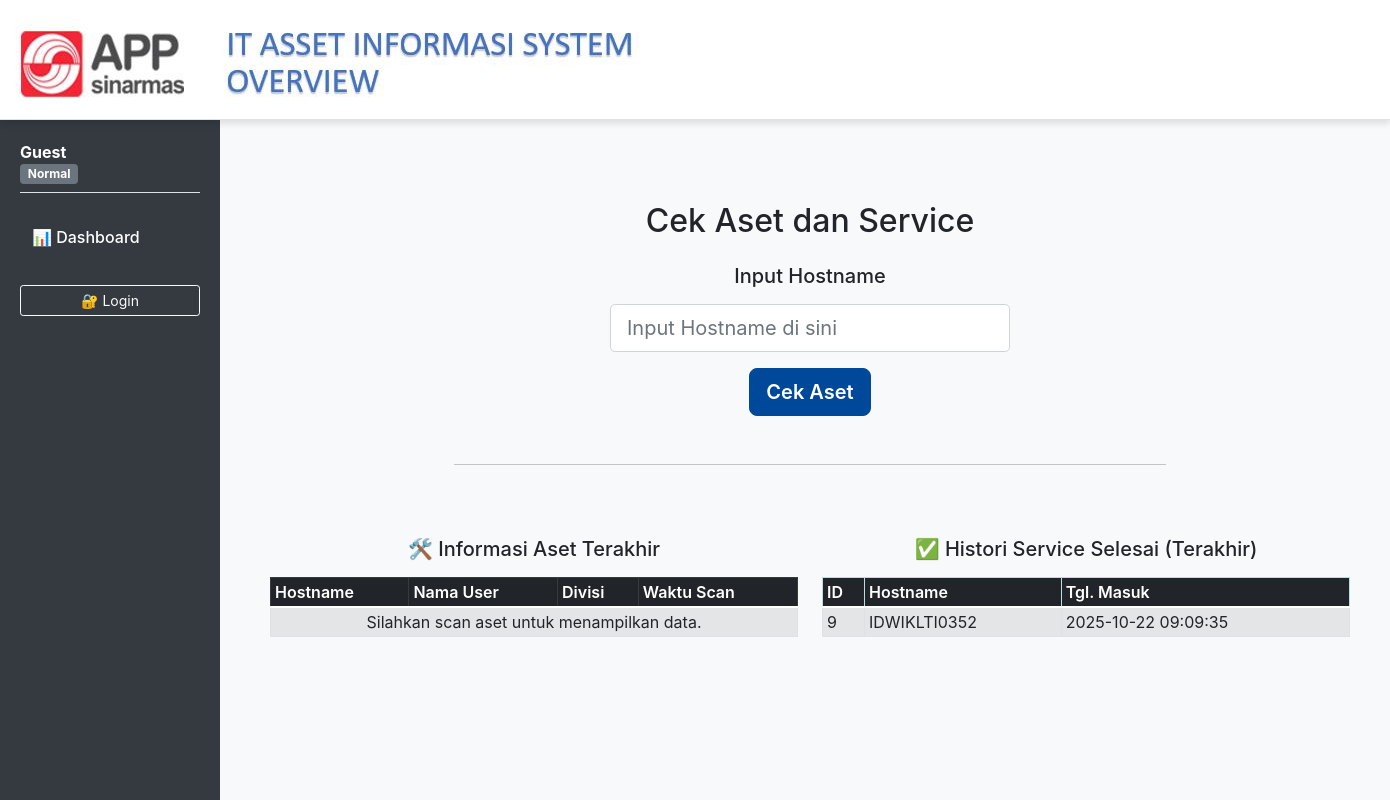
Screenshot of /index.php?error=empty with the database file from the repository.
### tables this page shows
CREATE TABLE `service_list` (
  `id_service` int(11) NOT NULL,
  `id_inventori` int(11) NOT NULL COMMENT 'FK ke tabel inventori',
  `hostname` varchar(100) NOT NULL COMMENT 'Hostname aset saat discan',
  `nama_user` varchar(255) DEFAULT NULL COMMENT 'Nama user saat aset masuk service',
  `divisi` varchar(100) DEFAULT NULL COMMENT 'Divisi user saat aset masuk service',
  `tanggal_masuk` datetime NOT NULL COMMENT 'Waktu aset dicatat masuk service',
  `catatan` text DEFAULT NULL,
  `claim_status` varchar(100) DEFAULT NULL,
  `admin_claim_id` int(11) DEFAULT NULL,
  `admin_claim_name` varchar(100) DEFAULT NULL,
  `claim_timestamp` datetime DEFAULT NULL,
  `current_admin_id` int(11) DEFAULT NULL,
  `current_admin_name` varchar(100) DEFAULT NULL,
  `finish_status` varchar(50) DEFAULT NULL,
  `admin_finish_id` int(11) DEFAULT NULL,
  `admin_finish_name` varchar(100) DEFAULT NULL,
  `finish_timestamp` datetime DEFAULT NULL
);

### index.php (the view, shortened to what this page needs)
<?php
if (isset($_GET['error'])) {
    $error_msg = "";
    $error_type = htmlspecialchars($_GET['error']);
    if ($error_type === 'empty') {
        $error_msg = "Username dan Password tidak boleh kosong!";
    } elseif ($error_type === 'user') {
        $error_msg = "Username tidak ditemukan.";
    } elseif ($error_type === 'pass') {
        $error_msg = "Password salah. Silakan coba lagi.";
    }
    if (!empty($error_msg)) {
        ?>
        <div class="alert alert-danger alert-dismissible fade show" role="alert">
        </div>
        <?php
    }
}
?>
<?php
include "koneksi.php";
$last_scan = $_SESSION['last_scan'] ?? null;
$service_list_done = [];
if ($koneksi) {
    $sql_service = "SELECT id_service, hostname, tanggal_masuk, finish_status
                    FROM service_list
                    WHERE finish_status = 'Selesai'
                    ORDER BY tanggal_masuk DESC
                    LIMIT 20";
    $result_service = mysqli_query($koneksi, $sql_service);
    if ($result_service && mysqli_num_rows($result_service) > 0) {
        while ($row = mysqli_fetch_assoc($result_service)) {
            $service_list_done[] = $row;
        }
    }
}
?>
<!DOCTYPE html>
<html lang="id">
<head>
    <link rel="stylesheet" href="bootstrap/css/bootstrap.min.css">
    <link rel="stylesheet" href="css/style.css">
    <link rel="stylesheet" href="https://cdn.jsdelivr.net/npm/bootstrap-icons@1.10.5/font/bootstrap-icons.css">
</head>
<body class="bg-light">
<?php include 'header.php'; ?>
<?php include 'sidebar.php'; ?>
<main class="main-content container py-4">
    <h2 class="mb-4 text-center">Cek Aset dan Service</h2>
    <div class="row justify-content-center">
        <div class="col-md-8">
            <div id="manual-check-form-container" class="text-center mb-5">
                <h5 class="mb-3">Input Hostname</h5>
                <form method="POST" id="manual-check-form">
                    <input type="text" name="hostname" id="manual-hostname-input" class="form-control form-control-lg mb-3" placeholder="Input Hostname di sini" required autofocus>
                    <button type="button" id="manual-check-button" class="btn btn-success btn-lg">Cek Aset</button>
                </form>
            </div>
            <hr class="mb-5">
        </div>
    </div>
    <div class="row justify-content-center mt-4">
        <div class="col-md-6">
            <h5 class="mb-3 text-center">🛠️ Informasi Aset Terakhir</h5>
            <div class="table-responsive mb-4" id="asset-info-table">
                <table class="table table-sm table-bordered table-striped table-hover">
                    <thead class="table-dark">
                        <tr>
                            <th>Hostname</th>
                            <th>Nama User</th>
                            <th>Divisi</th>
                            <th>Waktu Scan</th>
                        </tr>
                    </thead>
                    <tbody>
                        <?php if ($last_scan): ?>
                        <tr>
                            <td><?= htmlspecialchars($last_scan['hostname']) ?></td>
                            <td><?= htmlspecialchars($last_scan['nama']) ?></td>
                            <td><?= htmlspecialchars($last_scan['divisi']) ?></td>
                            <td><?= htmlspecialchars($last_scan['waktu_scan'] ?? '-') ?></td>
                        </tr>
                        <?php else: ?>
                        <tr>
                            <td colspan="4" class="text-center">Silahkan scan aset untuk menampilkan data.</td>
                        </tr>
                        <?php endif; ?>
                    </tbody>
                </table>
            </div>
        </div>
        <div class="col-md-6">
            <h5 class="mb-3 text-center">✅ Histori Service Selesai (Terakhir)</h5>
            <div class="table-responsive">
                <table class="table table-sm table-bordered table-striped table-hover">
                    <thead class="table-info">
                        <tr>
                            <th>ID</th>
                            <th>Hostname</th>
                            <th>Tgl. Masuk</th>
                        </tr>
                    </thead>
                    <tbody>
                    <?php if (!empty($service_list_done)): ?>
                        <?php foreach ($service_list_done as $service): ?>
                        <tr>
                            <td><?= htmlspecialchars($service['id_service']) ?></td>
                            <td><?= htmlspecialchars($service['hostname']) ?></td>
                            <td><?= htmlspecialchars($service['tanggal_masuk']) ?></td>
                        </tr>
                        <?php endforeach; ?>
                    <?php else: ?>
                        <tr>
                            <td colspan="5" class="text-center">Tidak ada histori service yang sudah selesai.</td>
                        </tr>
                    <?php endif; ?>
                    </tbody>
                </table>
            </div>
        </div>
    </div>
</main>
</body>
</html>

### css/style.css (style rules this page uses)
:root { --app-red: #E51A22; --app-dark: #212529; --app-blue: #004899; --bg-light: #f8f9fa; --text-muted: #6c757d; --radius-md: 8px; --shadow-sm: 0 0.125rem 0.25rem rgba(0, 0, 0, 0.075); --shadow-md: 0 0.5rem 1rem rgba(0, 0, 0, 0.15); }
body { font-family: 'Inter', 'Segoe UI', sans-serif; background-color: var(--bg-light); color: var(--app-dark); margin: 0; padding-top: 0; }
.main-content { margin-left: 240px; margin-top: 120px; padding: 30px; }
.btn-primary, .btn-success, .btn-info, .btn-secondary, .btn-warning { background-color: var(--app-blue); border-color: var(--app-blue); color: white; border-radius: var(--radius-md); font-weight: 600; transition: background-color 0.2s, border-color 0.2s; }
.table thead th { background-color: var(--app-dark); color: #ffffff; font-weight: 600; border-bottom: 2px solid var(--app-red); }
.table-striped tbody tr:nth-of-type(odd) { background-color: rgba(0, 0, 0, 0.03); }

### index.php (style rules this page uses)
#manual-check-form-container { max-width: 400px; margin: 0 auto; }

### rows the page displays
service_list: id_service "9", hostname "IDWIKLTI0352", tanggal_masuk "2025-10-22 09:09:35"

### other values shown
$display_name "Guest"
$role "Normal"
